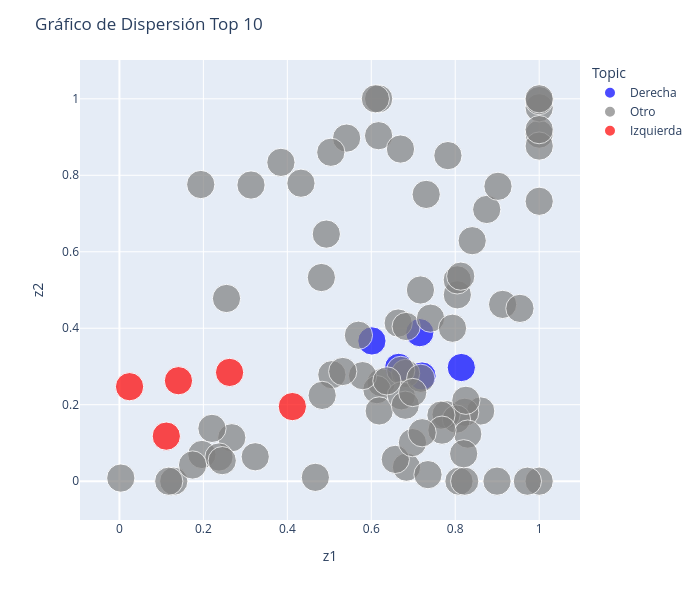

Source (notebook cell):
### Code cell
# Define la lista de nombres que deben tener el símbolo de cuadrado (square)
derecha = list(ranking_coords.sort_values("ranking_derecha_sort", ascending=True)['short_name_x'][0:5])

# Define la lista de nombres que deben tener el símbolo de rombo (diamond)
izquierda = list(ranking_coords.sort_values("ranking_izquierda_sort", ascending=True)['short_name_x'][0:5])


# Crea un diccionario que mapee los nombres a 'square' (cuadrado) o 'diamond' (rombo)
symbols_dict = {name: 'square' for name in derecha}
symbols_dict.update({name: 'diamond' for name in izquierda})

# Asigna 'circle' a los nombres que no están en las listas 'izquierda' ni 'derecha'
coordsP['symbol'] = coordsP['short_name'].map(symbols_dict)

# Define el tamaño de los símbolos
symbol_size = [0.5 if symbol in ('square', 'diamond') else 0.5 for symbol in coordsP['symbol']]

# Define los colores de los puntos como una nueva columna "colors" en coordsP
coordsP['colors'] = ['blue' if symbol == 'square' else 'red' if symbol == 'diamond' else 'grey' for symbol in coordsP['symbol']]

#Se agrega información de ranking
coordsP['ranking'] = 'No ranking'

for index, row in coordsP.iterrows():
    short_name = row['short_name']
    
    if short_name in izquierda:
        coordsP.at[index, 'ranking'] = izquierda.index(short_name)
    elif short_name in derecha:
        coordsP.at[index, 'ranking'] = derecha.index(short_name)
        
coordsP = coordsP.sort_values(by='colors')
# Crea el gráfico de dispersión personalizado
fig = px.scatter(coordsP, x="z2", y="z1", color = 'colors',color_discrete_sequence=["blue","grey","red"], hover_data=["short_name",'ranking'], size=symbol_size)

# Personaliza la etiqueta de la leyenda
label =['Derecha','Otro','Izquierda']
for i,trace in enumerate(fig.data):
    trace.name = label[i]
    
# Personaliza el diseño del gráfico
fig.update_layout(
    title="Gráfico de Dispersión Top 10",
    xaxis_title="z1",
    yaxis_title="z2",
    legend_title="Topic"

)

# Ajustar el tamaño de la leyenda y ubicarla a la derecha
fig.update_layout(
    legend=dict(
        itemsizing='constant',  # Ajusta el tamaño de los elementos de la leyenda
        orientation="v",  # Cambia la orientación de la leyenda a vertical
        yanchor="top",  # Ancla la leyenda en la parte superior
        y=1,  # Ajusta la posición vertical de la leyenda
        xanchor="left",  # Ancla la leyenda a la izquierda
        x=1.02  # Ajusta la posición horizontal de la leyenda
    )
)
# Establec6r el tamaño del gráfico para que sea cuadrado sin considerar la leyenda
fig.update_layout(
    autosize=False,
    width=700,  # Ajusta según tus preferencias
    height=600  # Ajusta según tus preferencias
)

# Muestra el gráfico interactivo
fig.show()
offline.plot(fig, filename='results/figures/Propuestas_notebook_modificado_top5_preferencias.html')

### Figure 1 — Plotly figure (JSON) as saved in the notebook; plotly's stock layout.template omitted (floating-point values rounded to 4 significant figures; data arrays with more than 128 entries replaced by an {"elided": "..."} marker saying what was removed)
{"data": [{"customdata": [["Contribuciones", 0], ["Dieta Parlamentaria", 4], ["Enfermedades Catastróficas", 1], ["Narcotráfico", 2], ["Sistema Electoral", 3]], "hovertemplate": "colors=blue<br>z2=%{x}<br>z1=%{y}<br>size=%{marker.size}<br>short_name=%{customdata[0]}<br>ranking=%{customdata[1]}<extra></extra>", "legendgroup": "blue", "marker": {"color": "blue", "size": [0.5, 0.5, 0.5, 0.5, 0.5], "sizemode": "area", "sizeref": 0.00125, "symbol": "circle"}, "mode": "markers", "name": "Derecha", "orientation": "v", "showlegend": true, "type": "scatter", "x": [0.6653, 0.6015, 0.7209, 0.8145, 0.7155], "xaxis": "x", "y": [0.2977, 0.3668, 0.2751, 0.2972, 0.3884], "yaxis": "y"}, {"customdata": {"elided": "80x2 str values"}, "hovertemplate": "colors=grey<br>z2=%{x}<br>z1=%{y}<br>size=%{marker.size}<br>short_name=%{customdata[0]}<br>ranking=%{customdata[1]}<extra></extra>", "legendgroup": "grey", "marker": {"color": "grey", "size": [0.5, 0.5, 0.5, 0.5, 0.5, 0.5, 0.5, 0.5, 0.5, 0.5, 0.5, 0.5, 0.5, 0.5, 0.5, 0.5, 0.5, 0.5, 0.5, 0.5, 0.5, 0.5, 0.5, 0.5, 0.5, 0.5, 0.5, 0.5, 0.5, 0.5, 0.5, 0.5, 0.5, 0.5, 0.5, 0.5, 0.5, 0.5, 0.5, 0.5, 0.5, 0.5, 0.5, 0.5, 0.5, 0.5, 0.5, 0.5, 0.5, 0.5, 0.5, 0.5, 0.5, 0.5, 0.5, 0.5, 0.5, 0.5, 0.5, 0.5, 0.5, 0.5, 0.5, 0.5, 0.5, 0.5, 0.5, 0.5, 0.5, 0.5, 0.5, 0.5, 0.5, 0.5, 0.5, 0.5, 0.5, 0.5, 0.5, 0.5], "sizemode": "area", "sizeref": 0.00125, "symbol": "circle"}, "mode": "markers", "name": "Otro", "orientation": "v", "showlegend": true, "type": "scatter", "x": [1, 0.805, 0.8607, 1.0, 0.8226, 0.7783, 0.8028, 0.8254, 0.1295, 0.003308, 0.6641, 0.6235, 0.5061, 0.6174, 0.7171, 0.4811, 0.6831, 0.3235, 0.8299, 0.9129, 0.1965, 0.6134, 0.2677, 0.6839, 0.6175, 0.8089, 0.8225, 1.0, 1.0, 0.4325, 0.5694, 0.3135, 0.2371, 0.2449, 0.9999, 1, 0.766, 0.7684, 0.6818, 0.6572, 0.875, 0.6098, 0.8201, 0.7351, 0.6703, 0.6189, 0.9719, 0.5413, 0.6696, 0.6981, 0.7308, 1.0, 0.8048, 0.3847, 0.6715, 0.9541, 0.2551, 0.5792, 1.0, 0.4929, 0.7411, 0.6372, 0.5036, 0.4668, 0.7212, 0.2204, 0.1743, 0.7178, 0.8995, 0.681, 0.9018, 0.8404, 0.483, 0.532, 0.1938, 0.6987, 0.1176, 0.8131, 0.7826, 0.7935], "xaxis": "x", "y": [0.9077, 0.4874, 0.1836, 0.9765, 0.1802, 0.1741, 0.1625, 0.2115, 2.409e-08, 0.00814, 0.4135, 0.2578, 0.2785, 0.9035, 0.5, 0.5326, 0.4046, 0.06385, 0.1232, 0.4623, 0.06991, 0.2394, 0.1136, 0.03664, 1, 1.784e-08, 1.402e-08, 0.8764, 3.756e-05, 0.7793, 0.3817, 0.7746, 0.0632, 0.05375, 0.9954, 0.732, 0.1728, 0.1335, 0.2819, 0.057, 0.7106, 1, 0.07174, 0.01713, 0.2898, 0.1837, 5.622e-08, 0.8972, 0.8686, 0.1008, 0.75, 0.9194, 0.5265, 0.8338, 0.2233, 0.4519, 0.4778, 0.276, 1, 0.6462, 0.4263, 0.2623, 0.8602, 0.01004, 0.1267, 0.1381, 0.04233, 0.2692, 9.752e-05, 0.1987, 0.7712, 0.6289, 0.2244, 0.2869, 0.7759, 0.232, 3.151e-09, 0.5363, 0.8515, 0.4], "yaxis": "y"}, {"customdata": [["Derechos Humanos", 3], ["Asamblea Constituyente", 1], ["Agua", 2], ["Progresividad de Impuestos", 4], ["Nueva Constitución", 0]], "hovertemplate": "colors=red<br>z2=%{x}<br>z1=%{y}<br>size=%{marker.size}<br>short_name=%{customdata[0]}<br>ranking=%{customdata[1]}<extra></extra>", "legendgroup": "red", "marker": {"color": "red", "size": [0.5, 0.5, 0.5, 0.5, 0.5], "sizemode": "area", "sizeref": 0.00125, "symbol": "circle"}, "mode": "markers", "name": "Izquierda", "orientation": "v", "showlegend": true, "type": "scatter", "x": [0.1117, 0.02416, 0.2624, 0.412, 0.1406], "xaxis": "x", "y": [0.1178, 0.2471, 0.2845, 0.1951, 0.2628], "yaxis": "y"}], "layout": {"autosize": false, "height": 600, "legend": {"itemsizing": "constant", "orientation": "v", "title": {"text": "Topic"}, "tracegroupgap": 0, "x": 1.02, "xanchor": "left", "y": 1, "yanchor": "top"}, "margin": {"t": 60}, "title": {"text": "Gráfico de Dispersión Top 10"}, "width": 700, "xaxis": {"anchor": "y", "domain": [0, 1], "title": {"text": "z1"}}, "yaxis": {"anchor": "x", "domain": [0, 1], "title": {"text": "z2"}}}}
